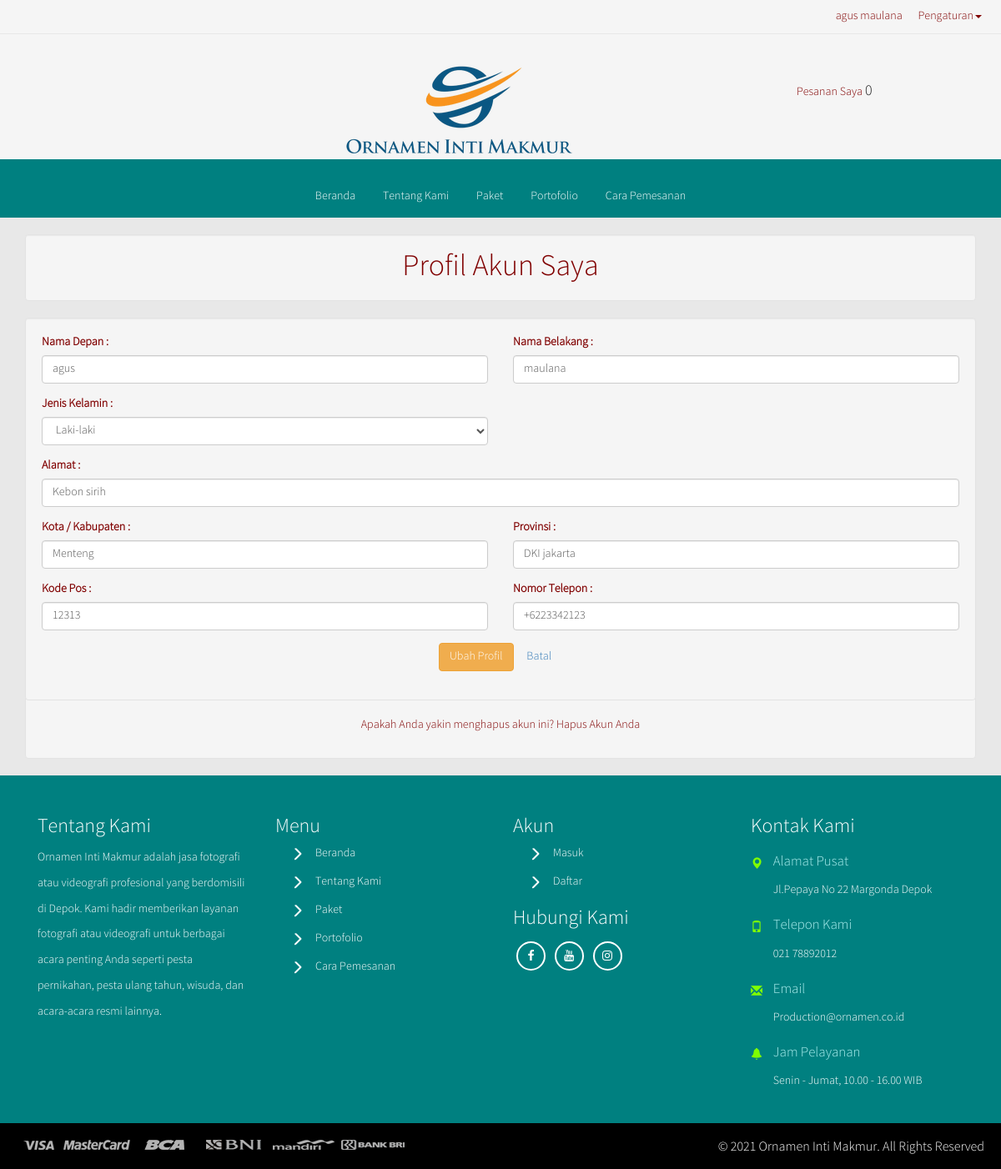
The app's page /index.php?p=profil (signed in) with its own data.
### tables this page shows
CREATE TABLE `members` (
  `member_id` int(10) NOT NULL,
  `fullname` varchar(100) NOT NULL,
  `gender` varchar(10) NOT NULL,
  `address` text NOT NULL,
  `city` varchar(80) NOT NULL,
  `state` varchar(60) NOT NULL,
  `zip_code` varchar(10) NOT NULL,
  `phone` varchar(18) NOT NULL,
  `email` varchar(50) NOT NULL,
  `password` varchar(100) NOT NULL,
  `reg_date` date NOT NULL
);

### inc/main.php (called while the page is built, shortened)
<?php
if(@$_GET){
	switch($_GET['p']){
		case "profil";
			include "user/profil.php";
		break;
	}
}else{
	include "page/home.php";
}
?>

### user/profil.php (the view, shortened to what this page needs)
<div class="container">
	<h1 class="well"><center>Profil Akun Saya</center></h1>
	<div class="col-lg-12 well">
		<div class="row">
			<?php
			$query = mysqli_query($conn, "SELECT * FROM members WHERE member_id = '".$member."'");
			$data = mysqli_fetch_array($query);
			$fname = $lname = $gender = $address = $city = $state = $zip = $phone = "";
			list($fname, $lname) = explode(" ", $data['fullname']);
			?>
			<form action="../index.php?p=profil" method="POST">
				<div class="col-sm-12">
					<div class="row">
						<div class="col-sm-6 form-group">
							<label>Nama Depan :</label>
							<input type="text" class="form-control" name="fname" value="<?php echo isset($_POST['fname']) ? $_POST['fname'] : $fname;?>">
						</div>
						<div class="col-sm-6 form-group">
							<label>Nama Belakang :</label>
							<input type="text" class="form-control" name="lname" value="<?php echo isset($_POST['lname']) ? $_POST['lname'] : $lname;?>">
						</div>
					</div>
					<div class="row">
						<div class="col-sm-6 form-group">
							<label>Jenis Kelamin :</label>
							<select name="gender" class="form-control">
								<?php
								if($data['gender'] == "Laki-laki"){
									echo "<option value='Laki-laki' selected>Laki-laki</option>";
								}elseif($data['gender'] == "Perempuan"){
									echo "<option value='Laki-laki'>Laki-laki</option>";
									echo "<option value='Perempuan' selected>Perempuan</option>";
								}else{
									echo "<option value='Laki-laki'>Laki-laki</option>";
									echo "<option value='Perempuan'>Perempuan</option>";
								}
								?>
							</select>
						</div>
					</div>
					<div class="row">
						<div class="col-sm-12 form-group">
							<label>Alamat :</label>
							<input type="text" class="form-control" name="address" value="<?php echo isset($_POST['address']) ? $_POST['address'] : $data['address'];?>">
						</div>
					</div>
					<div class="row">
						<div class="col-sm-6 form-group">
							<label>Kota / Kabupaten :</label>
							<input type="text" class="form-control" name="city" value="<?php echo isset($_POST['city']) ? $_POST['city'] : $data['city'];?>">
						</div>
						<div class="col-sm-6 form-group">
							<label>Provinsi :</label>
							<input type="text" class="form-control" name="state" value="<?php echo isset($_POST['state']) ? $_POST['state'] : $data['state'];?>">
						</div>
					</div>
					<div class="row">
						<div class="col-sm-6 form-group">
							<label>Kode Pos :</label>
							<input type="text" class="form-control" name="postcode" value="<?php echo isset($_POST['postcode']) ? $_POST['postcode'] : $data['zip_code'];?>">
						</div>
						<div class="col-sm-6 form-group">
							<label>Nomor Telepon :</label>
							<input type="text" class="form-control" name="phone" value="<?php echo isset($_POST['phone']) ? $_POST['phone'] : $data['phone'];?>">
						</div>
					</div>
					<center>
						<div class="form-group">
							<button type="submit" class="btn btn-warning" name="saveprofil">Ubah Profil</button>
							<a href="../index.php"><button type="button" class="btn btn-link">Batal</button></a>
						</div>
					</center>
				</div>
			</form>
		</div>
	</div>
	<div class="well"><p class="text-center new-account">Apakah Anda yakin menghapus akun ini? <a href="../index.php?p=delete">Hapus Akun Anda</a></p></div>
</div>

### inc/header-navigation.php (shortened to what this page needs)
<header class="page-header-one">
	<div class="container-fluid">
		<div class="top-right text-center">
			<ul>
				<?php
				if(empty($_SESSION['email']) && empty($_COOKIE['email'])){
				?>
				<li><a href="../index.php?p=login">Masuk</a></li>
				<li><a href="../index.php?p=register">Daftar</a></li>
				<?php
				}else{
					if(isset($_SESSION['email'])){
						$member = $_SESSION['member_id'];
						$queryname = mysqli_query($conn, "SELECT * FROM members WHERE member_id = '".$member."'");
						$name = mysqli_fetch_array($queryname);
						echo '<li>'.$name['fullname'].'</li>';
					}else{
						$member = $_COOKIE['member_id'];
						$queryname = mysqli_query($conn, "SELECT * FROM members WHERE member_id = '".$member."'");
						$name = mysqli_fetch_array($queryname);
						echo '<li>'.$name['fullname'].'</li>';
					}
				?>
				<li class="dropdown">
					<a class="dropdown-toggle" data-toggle="dropdown">Pengaturan<span class="caret"></span></a>
				</li>
				<?php } ?>
			</ul>
		</div>
	</div>
</header>
<header class="page-header-two">
	<div class="container-fluid text-center">
		<div class="col-md-4 top-header-left">
		</div>
		<div class="col-md-4 top-header-middle">
			<img class="logo-header" src="../logo/ornamen1.png" />
		</div>
		<div class="col-md-4 top-header-right">
			<a href="../index.php?p=pesanan">
			<span class=" ">Pesanan Saya</span>
			<h4 class="items">
			<?php
				if(isset($_SESSION['cart'])) {
					echo count($_SESSION['cart']) ;
				}else{
					echo '0';
				}
			?>
			</h4>
			</a>
		</div>
	</div>
</header>
<nav class="top-nav navbar navbar-inverse" role="navigation">
	<div class="container-fluid">
		<div class="navbar-collapse collapse">
			<ul class="nav navbar-nav top-nav-info">
				<li><a href="../index.php">Beranda</a></li>
				<li><a href="../index.php?p=tentangkami">Tentang Kami</a></li>
				<li><a href="../index.php?p=paket">Paket</a></li>
				<li><a href="../index.php?p=portofolio">Portofolio</a></li>
				<li><a href="../index.php?p=carapemesanan">Cara Pemesanan</a></li>
					</ul>
		</div>
	</div>
</nav>

### assets/css/miistore.css (style rules this page uses)
body { font-weight: normal; padding: 0; color: #800000; background-color: #E8E8E8; font-family: 'Source Sans Pro Light', sans-serif; }
h1, h2, h3, h4, h5, h6, p { font-family: 'Source Sans Pro Light', sans-serif; }
a { color: #800000; }
.page-header-one { min-height: 40px; background: #f5f5f5; border-bottom: 1px solid #E7E7E7; }
.top-nav { margin-bottom: 0; }
.top-right { float: right; }
.top-right ul li { display: inline-block; margin-top: 10px; padding: 0 8px; }
.top-right ul li a { text-decoration: none; color: #800000; }
.top-right ul li a.dropdown-toggle { cursor: pointer; }
.top-header-left, .top-header-right { width: 33.3%; }
.top-header-middle { text-align: center; margin-top: 30px; }
.top-header-right { text-align: center; margin-top: 50px; }
.top-header-right h4 { display: inline-block; color: #1F1F1F; }
.page-header-two { margin-top: 0; margin-bottom: 0; padding-top: 10px; height: 150px; background: #f5f5f5; border-bottom: 0; }
.logo-header { display: block; margin: 0 auto; }
@media (min-width: 768px) and (max-width: 1500px) { .page-header-two { padding-top: 0; height: 150px; clear: both; } }
@media (min-width: 768px) and (max-width: 1500px) { .logo-header { display: block; margin: 0 auto; left: 50px; right: auto; transform: translate(-50px, 0); } }
@media (min-width: 768px) and (max-width: 1500px) { .top-header-right { position: absolute; top: 40px; right: 0; } }
ul.top-nav-info { float: none; text-align: center; }
.navbar { border-radius: 0; }
.navbar-inverse { background-color: #008080; border: 0; }
.navbar-inverse .navbar-nav > li > a { color: #FFF; }
@media (min-width: 768px) { .navbar { text-align: center; margin-bottom: 0; } }
@media (min-width: 768px) { .navbar .navbar-nav { float: none; display: inline-block; clear: none; } }
@media (min-width: 768px) { .navbar .navbar-nav > li { float: none; display: inline-block; } }
@media (min-width: 768px) { .collapse.navbar-collapse { float: none; display: inline-block !important; width: auto; clear: none; } }

### records on screen
members: fullname "agus maulana", gender "Laki-laki", address "Kebon sirih", city "Menteng", state "DKI jakarta", postcode "12313", phone "+6223342123"
